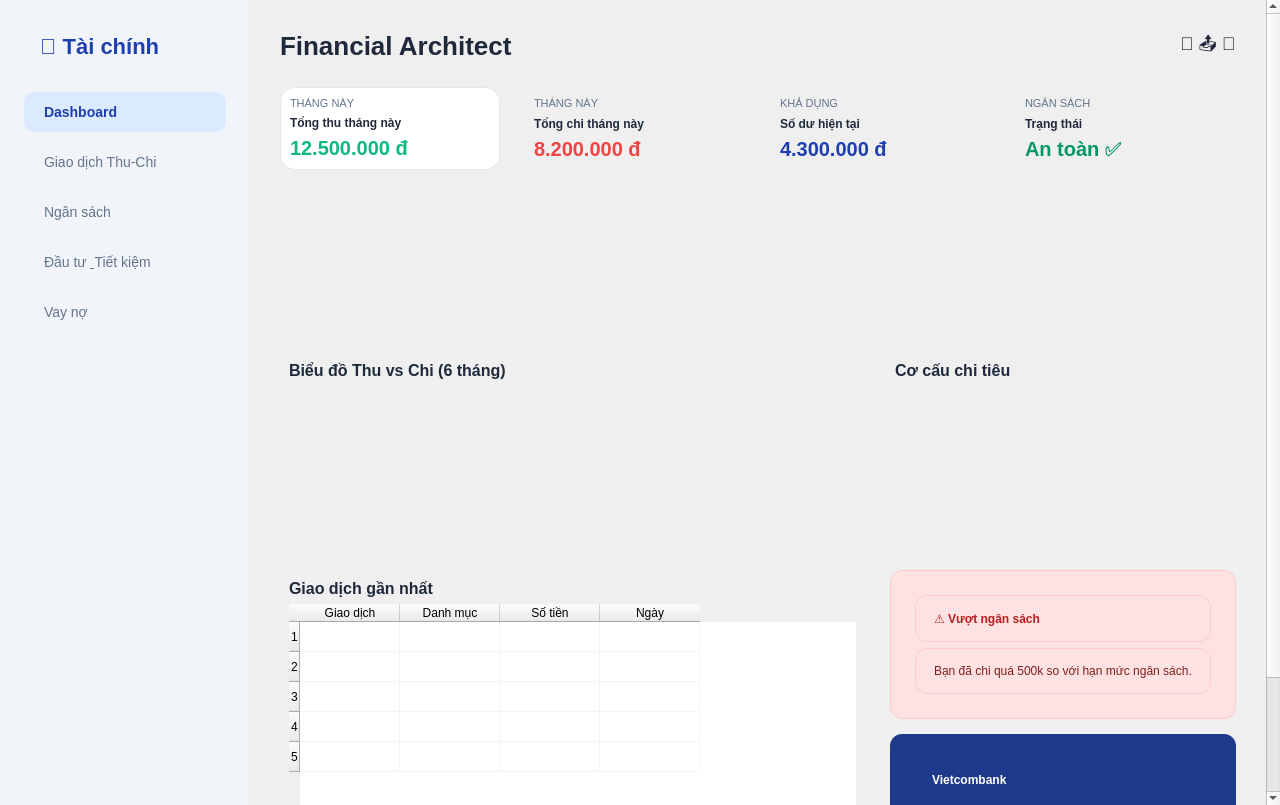
<?xml version="1.0" encoding="UTF-8"?>
<ui version="4.0">
 <class>MainWindow</class>
 <widget class="QMainWindow" name="MainWindow">
  <property name="geometry">
   <rect>
    <x>0</x>
    <y>0</y>
    <width>1280</width>
    <height>805</height>
   </rect>
  </property>
  <property name="windowTitle">
   <string>Financial Architect</string>
  </property>
  <property name="styleSheet">
   <string notr="true">
    QMainWindow { background-color: #F8FAFC; }
    QLabel { font-family: 'Segoe UI', 'Arial'; color: #1E293B; }
    QFrame#card_thong_ke { background-color: white; border-radius: 15px; border: 1px solid #E2E8F0; }
   </string>
  </property>
  <widget class="QWidget" name="centralWidget">
   <layout class="QHBoxLayout" name="layout_main">
    <property name="spacing">
     <number>0</number>
    </property>
    <property name="leftMargin">
     <number>0</number>
    </property>
    <property name="topMargin">
     <number>0</number>
    </property>
    <property name="rightMargin">
     <number>0</number>
    </property>
    <property name="bottomMargin">
     <number>0</number>
    </property>
    <item>
     <widget class="QFrame" name="sidebar">
      <property name="minimumSize">
       <size>
        <width>250</width>
        <height>0</height>
       </size>
      </property>
      <property name="styleSheet">
       <string notr="true">
        QFrame#sidebar { background-color: #F1F5F9; border-right: 1px solid #E2E8F0; }
        QPushButton { text-align: left; padding: 12px 20px; border: none; border-radius: 10px; font-size: 14px; color: #64748B; margin: 2px 15px; }
        QPushButton:hover { background-color: #E2E8F0; color: #1E293B; }
        QPushButton#btn_nav_dashboard { background-color: #DBEAFE; color: #1E40AF; font-weight: bold; }
       </string>
      </property>
      <layout class="QVBoxLayout" name="layout_sidebar">
       <item>
        <widget class="QLabel" name="lbl_logo">
         <property name="styleSheet">
          <string>font-size: 22px; font-weight: bold; color: #1E40AF; margin: 25px;</string>
         </property>
         <property name="text">
          <string>🏦 Tài chính</string>
         </property>
        </widget>
       </item>
       <item>
        <widget class="QPushButton" name="btn_nav_dashboard">
         <property name="text">
          <string>Dashboard</string>
         </property>
        </widget>
       </item>
       <item>
        <widget class="QPushButton" name="btn_nav_giaodich">
         <property name="text">
          <string>Giao dịch Thu-Chi</string>
         </property>
        </widget>
       </item>
       <item>
        <widget class="QPushButton" name="btn_nav_ngansach">
         <property name="text">
          <string>Ngân sách</string>
         </property>
        </widget>
       </item>
       <item>
        <widget class="QPushButton" name="btn_nav_dautu_tietkiem">
         <property name="text">
          <string>Đầu tư &amp; Tiết kiệm</string>
         </property>
        </widget>
       </item>
       <item>
        <widget class="QPushButton" name="btn_nav_vayno">
         <property name="text">
          <string>Vay nợ</string>
         </property>
        </widget>
       </item>
       <item>
        <spacer name="spacer_sidebar">
         <property name="orientation">
          <enum>Qt::Vertical</enum>
         </property>
         <property name="sizeHint" stdset="0">
          <size>
           <width>0</width>
           <height>0</height>
          </size>
         </property>
        </spacer>
       </item>
      </layout>
     </widget>
    </item>
    <item>
     <widget class="QScrollArea" name="scroll_area_main">
      <property name="frameShape">
       <enum>QFrame::NoFrame</enum>
      </property>
      <property name="widgetResizable">
       <bool>true</bool>
      </property>
      <widget class="QWidget" name="scroll_content">
       <property name="geometry">
        <rect>
         <x>0</x>
         <y>0</y>
         <width>1030</width>
         <height>1002</height>
        </rect>
       </property>
       <layout class="QVBoxLayout" name="layout_content_v">
        <property name="spacing">
         <number>25</number>
        </property>
        <property name="leftMargin">
         <number>30</number>
        </property>
        <property name="topMargin">
         <number>30</number>
        </property>
        <property name="rightMargin">
         <number>30</number>
        </property>
        <property name="bottomMargin">
         <number>30</number>
        </property>
        <item>
         <layout class="QHBoxLayout" name="layout_header">
          <item>
           <widget class="QLabel" name="lbl_tieu_de_chinh">
            <property name="styleSheet">
             <string>font-size: 26px; font-weight: bold;</string>
            </property>
            <property name="text">
             <string>Financial Architect</string>
            </property>
           </widget>
          </item>
          <item>
           <spacer name="spacer_header">
            <property name="orientation">
             <enum>Qt::Horizontal</enum>
            </property>
            <property name="sizeHint" stdset="0">
             <size>
              <width>0</width>
              <height>0</height>
             </size>
            </property>
           </spacer>
          </item>
          <item>
           <widget class="QLabel" name="lbl_icon_thongbao_user">
            <property name="styleSheet">
             <string>font-size: 18px;</string>
            </property>
            <property name="text">
             <string>🔔 📤 👤</string>
            </property>
           </widget>
          </item>
         </layout>
        </item>
        <item>
         <layout class="QHBoxLayout" name="layout_the_thong_ke">
          <item>
           <widget class="QFrame" name="card_thong_ke">
            <layout class="QVBoxLayout" name="layout_card_thu">
             <item>
              <widget class="QLabel" name="lbl_label_thu">
               <property name="styleSheet">
                <string>color: #64748B; font-size: 11px;</string>
               </property>
               <property name="text">
                <string>THÁNG NÀY</string>
               </property>
              </widget>
             </item>
             <item>
              <widget class="QLabel" name="lbl_text_thu">
               <property name="styleSheet">
                <string>font-weight: bold;</string>
               </property>
               <property name="text">
                <string>Tổng thu tháng này</string>
               </property>
              </widget>
             </item>
             <item>
              <widget class="QLabel" name="lbl_tong_thu">
               <property name="styleSheet">
                <string>font-size: 20px; font-weight: bold; color: #10B981;</string>
               </property>
               <property name="text">
                <string>12.500.000 đ</string>
               </property>
              </widget>
             </item>
            </layout>
           </widget>
          </item>
          <item>
           <widget class="QFrame" name="card_thong_ke">
            <layout class="QVBoxLayout" name="layout_card_chi">
             <item>
              <widget class="QLabel" name="lbl_label_chi">
               <property name="styleSheet">
                <string>color: #64748B; font-size: 11px;</string>
               </property>
               <property name="text">
                <string>THÁNG NÀY</string>
               </property>
              </widget>
             </item>
             <item>
              <widget class="QLabel" name="lbl_text_chi">
               <property name="styleSheet">
                <string>font-weight: bold;</string>
               </property>
               <property name="text">
                <string>Tổng chi tháng này</string>
               </property>
              </widget>
             </item>
             <item>
              <widget class="QLabel" name="lbl_tong_chi">
               <property name="styleSheet">
                <string>font-size: 20px; font-weight: bold; color: #EF4444;</string>
               </property>
               <property name="text">
                <string>8.200.000 đ</string>
               </property>
              </widget>
             </item>
            </layout>
           </widget>
          </item>
          <item>
           <widget class="QFrame" name="card_thong_ke">
            <layout class="QVBoxLayout" name="layout_card_sodu">
             <item>
              <widget class="QLabel" name="lbl_label_sodu">
               <property name="styleSheet">
                <string>color: #64748B; font-size: 11px;</string>
               </property>
               <property name="text">
                <string>KHẢ DỤNG</string>
               </property>
              </widget>
             </item>
             <item>
              <widget class="QLabel" name="lbl_text_sodu">
               <property name="styleSheet">
                <string>font-weight: bold;</string>
               </property>
               <property name="text">
                <string>Số dư hiện tại</string>
               </property>
              </widget>
             </item>
             <item>
              <widget class="QLabel" name="lbl_so_du">
               <property name="styleSheet">
                <string>font-size: 20px; font-weight: bold; color: #1E40AF;</string>
               </property>
               <property name="text">
                <string>4.300.000 đ</string>
               </property>
              </widget>
             </item>
            </layout>
           </widget>
          </item>
          <item>
           <widget class="QFrame" name="card_thong_ke">
            <layout class="QVBoxLayout" name="layout_card_ngansach">
             <item>
              <widget class="QLabel" name="lbl_label_ngansach">
               <property name="styleSheet">
                <string>color: #64748B; font-size: 11px;</string>
               </property>
               <property name="text">
                <string>NGÂN SÁCH</string>
               </property>
              </widget>
             </item>
             <item>
              <widget class="QLabel" name="lbl_text_ngansach">
               <property name="styleSheet">
                <string>font-weight: bold;</string>
               </property>
               <property name="text">
                <string>Trạng thái</string>
               </property>
              </widget>
             </item>
             <item>
              <widget class="QLabel" name="lbl_trangthai_ngansach">
               <property name="styleSheet">
                <string>font-size: 20px; font-weight: bold; color: #059669;</string>
               </property>
               <property name="text">
                <string>An toàn ✅</string>
               </property>
              </widget>
             </item>
            </layout>
           </widget>
          </item>
         </layout>
        </item>
        <item>
         <layout class="QHBoxLayout" name="layout_bieu_do">
          <item>
           <widget class="QFrame" name="frame_bieudo_giaodich">
            <property name="minimumSize">
             <size>
              <width>0</width>
              <height>350</height>
             </size>
            </property>
            <layout class="QVBoxLayout" name="layout_inner_bieudo_bar">
             <item>
              <widget class="QLabel" name="lbl_tieu_de_bieudo_bar">
               <property name="styleSheet">
                <string>font-weight: bold; font-size: 16px;</string>
               </property>
               <property name="text">
                <string>Biểu đồ Thu vs Chi (6 tháng)</string>
               </property>
              </widget>
             </item>
            </layout>
           </widget>
          </item>
          <item>
           <widget class="QFrame" name="frame_bieudo_cocau_chi">
            <property name="maximumSize">
             <size>
              <width>350</width>
              <height>16777215</height>
             </size>
            </property>
            <layout class="QVBoxLayout" name="layout_inner_bieudo_pie">
             <item>
              <widget class="QLabel" name="lbl_tieu_de_bieudo_pie">
               <property name="styleSheet">
                <string>font-weight: bold; font-size: 16px;</string>
               </property>
               <property name="text">
                <string>Cơ cấu chi tiêu</string>
               </property>
              </widget>
             </item>
            </layout>
           </widget>
          </item>
         </layout>
        </item>
        <item>
         <layout class="QHBoxLayout" name="layout_bottom">
          <item>
           <widget class="QFrame" name="frame_bang_giaodich">
            <layout class="QVBoxLayout" name="layout_inner_bang">
             <item>
              <widget class="QLabel" name="lbl_tieu_de_bang">
               <property name="styleSheet">
                <string>font-weight: bold; font-size: 16px;</string>
               </property>
               <property name="text">
                <string>Giao dịch gần nhất</string>
               </property>
              </widget>
             </item>
             <item>
              <widget class="QTableWidget" name="tbl_giaodich_gan_nhat">
               <property name="styleSheet">
                <string>border: none; gridline-color: #F1F5F9;</string>
               </property>
               <property name="rowCount">
                <number>5</number>
               </property>
               <property name="columnCount">
                <number>4</number>
               </property>
               <row/>
               <row/>
               <row/>
               <row/>
               <row/>
               <column>
                <property name="text">
                 <string>Giao dịch</string>
                </property>
               </column>
               <column>
                <property name="text">
                 <string>Danh mục</string>
                </property>
               </column>
               <column>
                <property name="text">
                 <string>Số tiền</string>
                </property>
               </column>
               <column>
                <property name="text">
                 <string>Ngày</string>
                </property>
               </column>
              </widget>
             </item>
            </layout>
           </widget>
          </item>
          <item>
           <layout class="QVBoxLayout" name="layout_alert_promo">
            <property name="spacing">
             <number>15</number>
            </property>
            <item>
             <widget class="QFrame" name="frame_canhbao_ngansach">
              <property name="styleSheet">
               <string>background-color: #FEE2E2; border-radius: 12px; border: 1px solid #FECACA; padding: 15px;</string>
              </property>
              <layout class="QVBoxLayout" name="layout_inner_canhbao">
               <item>
                <widget class="QLabel" name="lbl_tieu_de_canhbao">
                 <property name="styleSheet">
                  <string>color: #B91C1C; font-weight: bold;</string>
                 </property>
                 <property name="text">
                  <string>⚠️ Vượt ngân sách</string>
                 </property>
                </widget>
               </item>
               <item>
                <widget class="QLabel" name="lbl_chi_tiet_canhbao">
                 <property name="styleSheet">
                  <string>color: #7F1D1D;</string>
                 </property>
                 <property name="text">
                  <string>Bạn đã chi quá 500k so với hạn mức ngân sách.</string>
                 </property>
                </widget>
               </item>
              </layout>
             </widget>
            </item>
            <item>
             <widget class="QFrame" name="frame_promo_tietkiem">
              <property name="styleSheet">
               <string>background-color: #1E3A8A; border-radius: 12px; padding: 15px;</string>
              </property>
              <layout class="QVBoxLayout" name="layout_inner_promo">
               <item>
                <widget class="QLabel" name="lbl_bank_name">
                 <property name="styleSheet">
                  <string>color: white; font-weight: bold;</string>
                 </property>
                 <property name="text">
                  <string>Vietcombank</string>
                 </property>
                </widget>
               </item>
               <item>
                <widget class="QLabel" name="lbl_bank_rate">
                 <property name="styleSheet">
                  <string>color: #DBEAFE;</string>
                 </property>
                 <property name="text">
                  <string>Lãi suất 6.5%/năm</string>
                 </property>
                </widget>
               </item>
               <item>
                <widget class="QPushButton" name="btn_mo_tietkiem">
                 <property name="styleSheet">
                  <string>background-color: #10B981; color: white; font-weight: bold; padding: 8px;</string>
                 </property>
                 <property name="text">
                  <string>Mở tiết kiệm ngay</string>
                 </property>
                </widget>
               </item>
              </layout>
             </widget>
            </item>
           </layout>
          </item>
         </layout>
        </item>
       </layout>
      </widget>
     </widget>
    </item>
   </layout>
  </widget>
 </widget>
 <resources/>
 <connections/>
</ui>
